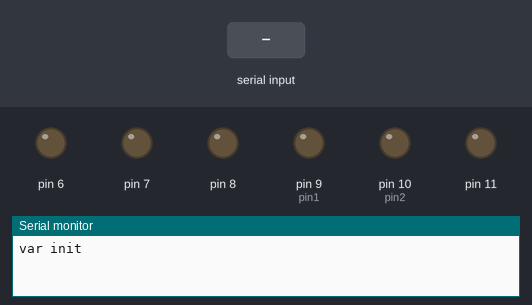
Simulated run of this sketch. Board: Arduino Uno, built with avr-gcc and run on an emulated ATmega328P. On the bench: output pins drawn as LEDs (lit = HIGH), the last lines printed to the serial monitor. The test bench sets the inputs (shaded band).

Above: at 1.2 s.
1.3 s: "b" received over the second serial link
At 2.5 s:
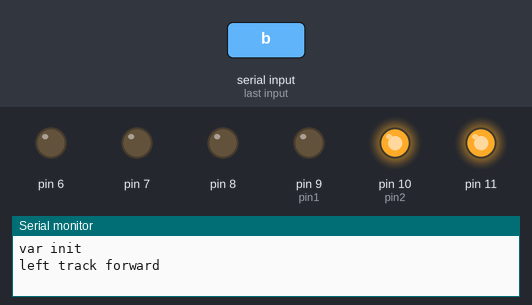
2.8 s: "a" received over the second serial link
At 3.8 s:
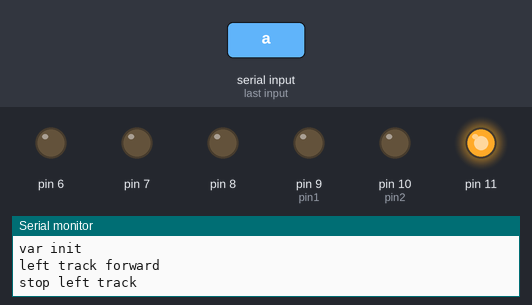
4.3 s: "c" received over the second serial link
At 4.9 s:
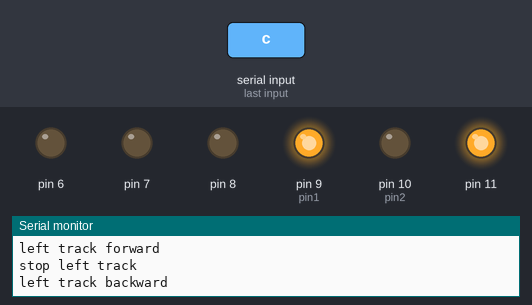
5.8 s: "e" received over the second serial link
At 6.1 s:
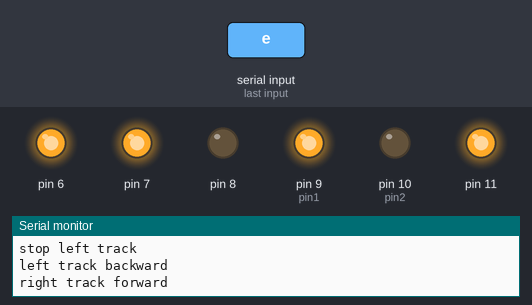
7.3 s: "d" received over the second serial link
At 8.4 s:
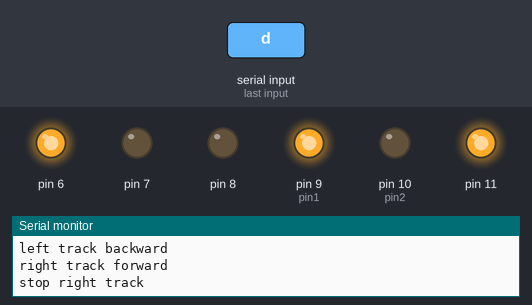
8.8 s: "f" received over the second serial link
At 9.6 s:
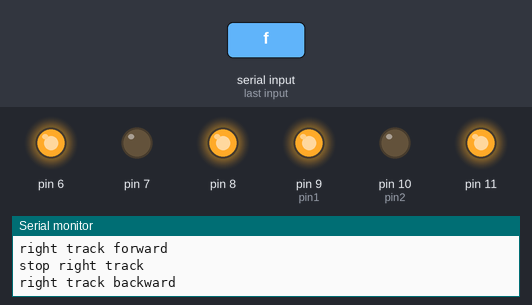
Timing chart, 0 to 11.3 s (numbered marks = the images above; inputs shaded):
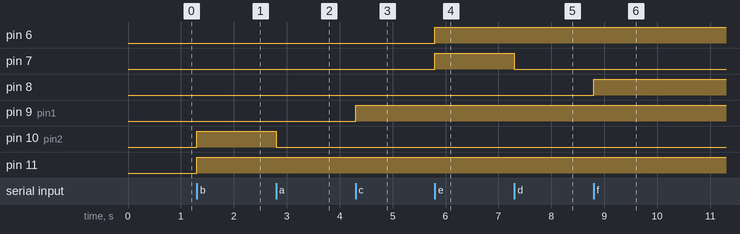

The sketch:

Tank.ino
```cpp
#include <SoftwareSerial.h> // for serial comm on pins other than RX and TX

char remote_data;

SoftwareSerial Bluetooth(13, 12); // RX, TX on Arduino, connected to TX, RX on Bluetooth Module

struct Track {
  int pin1;
  int pin2;
  int enable;
};

void MoveTrack(struct Track, int, bool);

struct Track left_track;
struct Track right_track;


void setup() {

  Serial.begin(9600);
  Serial.println("var init");


  // left_track definition
  left_track.pin1 = 9;
  left_track.pin2 = 10;
  left_track.enable = 11;

  pinMode(left_track.pin1, OUTPUT);
  pinMode(left_track.pin2, OUTPUT);
  pinMode(left_track.enable, OUTPUT); // pwm

  //right_track definition
  right_track.pin1 = 8;
  right_track.pin2 = 7;
  right_track.enable = 6;

  pinMode(right_track.pin1, OUTPUT);
  pinMode(right_track.pin2, OUTPUT);
  pinMode(right_track.enable, OUTPUT); // pwm

  Bluetooth.begin(9600);
}

void loop() {

  if (Bluetooth.available()) {

    remote_data = Bluetooth.read();

    switch (remote_data) {
      case 'a':
        Serial.println("stop left track");
        MoveTrack(left_track, 0, false);
        break;
      case 'b':
        Serial.println("left track forward");
        MoveTrack(left_track, 255, true);
        break;
      case 'c':
        Serial.println("left track backward");
        MoveTrack(left_track, 255, false);
        break;
      case 'd':
        Serial.println("stop right track");
        MoveTrack(right_track, 0, false);
        break;
      case 'e':
        Serial.println("right track forward");
        MoveTrack(right_track, 255, true);
        break;
      case 'f':
        Serial.println("right track backward");
        MoveTrack(right_track, 255, false);
        break;
      default:
        Serial.println("unknown command received");
        break;
    }
  }
}

void MoveTrack(struct Track track, int speed_val, bool forward) {

  if (speed_val == 0) // no movement
  {
    digitalWrite(track.pin1, LOW);
    digitalWrite(track.pin2, LOW);
    return;
  }
  else if (forward) // move track forwards
  {
    digitalWrite(track.pin1, LOW);
    digitalWrite(track.pin2, HIGH);
  }
  else if (!forward) // move track backwards
  {
    digitalWrite(track.pin1, HIGH);
    digitalWrite(track.pin2, LOW);
  }

  analogWrite(track.enable, speed_val);
}
```

Measured:
- after the input at 1.3 s, pin 10 (pin2), pin 11: LOW → HIGH at once
- after the input at 2.8 s, pin 10 (pin2): HIGH → LOW at once
- after the input at 4.3 s, pin 9 (pin1): LOW → HIGH at once
- after the input at 5.8 s, pin 6, pin 7: LOW → HIGH at once
- after the input at 7.3 s, pin 7: HIGH → LOW at once
- after the input at 8.8 s, pin 8: LOW → HIGH at once
